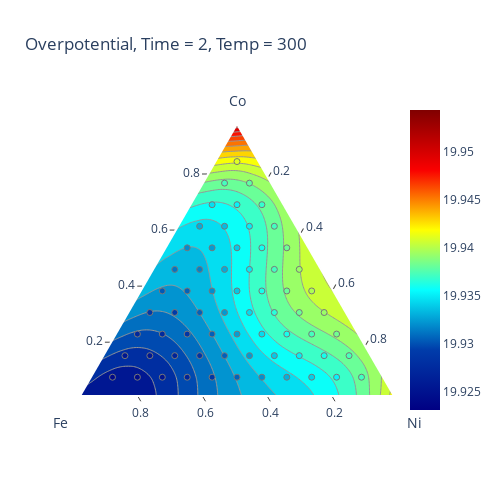

Notebook cell for this chart:
### Code cell
import plotly.figure_factory as ff
import numpy as np

Co_s, Ni_s = np.mgrid[0:1:14j, 0:1:14j]
Co_s, Ni_s = Co_s.ravel(), Ni_s.ravel()
mask = Co_s + Ni_s <= 1
Co_s, Ni_s = Co_s[mask], Ni_s[mask]
Fe_s = 1 - Co_s - Ni_s
Fe_s[Fe_s < 0] = 0 

overpotential_min = 100
overpotential_max = 2000
for time in [2, 24]:
    for temp in [300, 800]:
        print("t: {}, T: {}".format(time, temp))


        values = 100 - (abs((Co_s-0.35)*10)**2 + abs((Ni_s-0.5)*10)**2 + ((time-8)*2)**2 + ((temp - 500)/10)**2) 
        values = values + (abs((Co_s-0.35)*10)**3 + abs((Ni_s-0.5)*10)**3 + ((time-8))**4 + ((temp - 500)/10)**4)/4
        values = values - Fe_s * (time-8)**2 - Co_s * (time - 4)**2 - Co_s * Ni_s * (temp - 500)/10
        values = values/2000

        
        
        points = np.c_[Co_s, Ni_s, [time] * len(Co_s), [temp] * len(Co_s)]
 
        
        fig = ff.create_ternary_contour(np.array([Co_s, Fe_s, Ni_s]), values,
                                pole_labels=['Co', 'Fe', 'Ni'],
                                interp_mode='cartesian',
                                ncontours= 20,
                                colorscale= 'Jet',
                                showscale=True,
                                showmarkers=True,
                                title='Overpotential, Time = ' + str(time) + ', Temp = ' + str(temp))
        
       
        fig.show()
        # break

### Figure 1 — Plotly figure (JSON) as saved in the notebook; plotly's stock layout.template omitted (floating-point values rounded to 4 significant figures; data arrays with more than 128 entries replaced by an {"elided": "..."} marker saying what was removed)
{"data": [{"a": [1, 0, 0], "b": [0, 1, 0], "c": [0, 0, 1], "fill": "toself", "fillcolor": "rgb(128.0, 0.0, 0.0)", "hoverinfo": "skip", "line": {"color": "rgb(150, 150, 150)", "shape": "spline", "width": 1}, "mode": "lines", "name": "19.954", "showlegend": true, "type": "scatterternary"}, {"a": {"elided": "592 float values"}, "b": {"elided": "592 float values"}, "c": {"elided": "592 float values"}, "fill": "toself", "fillcolor": "rgb(174.47619047619054, 0.0, 0.0)", "hoverinfo": "skip", "line": {"color": "rgb(150, 150, 150)", "shape": "spline", "width": 1}, "mode": "lines", "name": "19.953", "showlegend": true, "type": "scatterternary"}, {"a": {"elided": "586 float values"}, "b": {"elided": "586 float values"}, "c": {"elided": "586 float values"}, "fill": "toself", "fillcolor": "rgb(220.95238095238105, 0.0, 0.0)", "hoverinfo": "skip", "line": {"color": "rgb(150, 150, 150)", "shape": "spline", "width": 1}, "mode": "lines", "name": "19.951", "showlegend": true, "type": "scatterternary"}, {"a": {"elided": "580 float values"}, "b": {"elided": "580 float values"}, "c": {"elided": "580 float values"}, "fill": "toself", "fillcolor": "rgb(250.35714285714286, 18.21428571428575, 0.0)", "hoverinfo": "skip", "line": {"color": "rgb(150, 150, 150)", "shape": "spline", "width": 1}, "mode": "lines", "name": "19.950", "showlegend": true, "type": "scatterternary"}, {"a": {"elided": "574 float values"}, "b": {"elided": "574 float values"}, "c": {"elided": "574 float values"}, "fill": "toself", "fillcolor": "rgb(251.3095238095238, 66.78571428571428, 0.0)", "hoverinfo": "skip", "line": {"color": "rgb(150, 150, 150)", "shape": "spline", "width": 1}, "mode": "lines", "name": "19.948", "showlegend": true, "type": "scatterternary"}, {"a": {"elided": "568 float values"}, "b": {"elided": "568 float values"}, "c": {"elided": "568 float values"}, "fill": "toself", "fillcolor": "rgb(252.26190476190476, 115.35714285714289, 0.0)", "hoverinfo": "skip", "line": {"color": "rgb(150, 150, 150)", "shape": "spline", "width": 1}, "mode": "lines", "name": "19.947", "showlegend": true, "type": "scatterternary"}, {"a": {"elided": "560 float values"}, "b": {"elided": "560 float values"}, "c": {"elided": "560 float values"}, "fill": "toself", "fillcolor": "rgb(253.21428571428572, 163.92857142857153, 0.0)", "hoverinfo": "skip", "line": {"color": "rgb(150, 150, 150)", "shape": "spline", "width": 1}, "mode": "lines", "name": "19.945", "showlegend": true, "type": "scatterternary"}, {"a": {"elided": "552 float values"}, "b": {"elided": "552 float values"}, "c": {"elided": "552 float values"}, "fill": "toself", "fillcolor": "rgb(254.16666666666666, 212.50000000000003, 0.0)", "hoverinfo": "skip", "line": {"color": "rgb(150, 150, 150)", "shape": "spline", "width": 1}, "mode": "lines", "name": "19.944", "showlegend": true, "type": "scatterternary"}, {"a": {"elided": "544 float values"}, "b": {"elided": "544 float values"}, "c": {"elided": "544 float values"}, "fill": "toself", "fillcolor": "rgb(249.04761904761907, 255.0, 6.071428571428555)", "hoverinfo": "skip", "line": {"color": "rgb(150, 150, 150)", "shape": "spline", "width": 1}, "mode": "lines", "name": "19.942", "showlegend": true, "type": "scatterternary"}, {"a": {"elided": "535 float values"}, "b": {"elided": "535 float values"}, "c": {"elided": "535 float values"}, "fill": "toself", "fillcolor": "rgb(201.4285714285714, 255.0, 54.64285714285717)", "hoverinfo": "skip", "line": {"color": "rgb(150, 150, 150)", "shape": "spline", "width": 1}, "mode": "lines", "name": "19.941", "showlegend": true, "type": "scatterternary"}, {"a": {"elided": "516 float values"}, "b": {"elided": "516 float values"}, "c": {"elided": "516 float values"}, "fill": "toself", "fillcolor": "rgb(153.80952380952374, 255.0, 103.21428571428581)", "hoverinfo": "skip", "line": {"color": "rgb(150, 150, 150)", "shape": "spline", "width": 1}, "mode": "lines", "name": "19.939", "showlegend": true, "type": "scatterternary"}, {"a": {"elided": "495 float values"}, "b": {"elided": "495 float values"}, "c": {"elided": "495 float values"}, "fill": "toself", "fillcolor": "rgb(106.19047619047616, 255.0, 151.7857142857143)", "hoverinfo": "skip", "line": {"color": "rgb(150, 150, 150)", "shape": "spline", "width": 1}, "mode": "lines", "name": "19.938", "showlegend": true, "type": "scatterternary"}, {"a": {"elided": "475 float values"}, "b": {"elided": "475 float values"}, "c": {"elided": "475 float values"}, "fill": "toself", "fillcolor": "rgb(58.57142857142855, 255.0, 200.3571428571429)", "hoverinfo": "skip", "line": {"color": "rgb(150, 150, 150)", "shape": "spline", "width": 1}, "mode": "lines", "name": "19.937", "showlegend": true, "type": "scatterternary"}, {"a": {"elided": "447 float values"}, "b": {"elided": "447 float values"}, "c": {"elided": "447 float values"}, "fill": "toself", "fillcolor": "rgb(10.952380952380931, 255.0, 248.92857142857144)", "hoverinfo": "skip", "line": {"color": "rgb(150, 150, 150)", "shape": "spline", "width": 1}, "mode": "lines", "name": "19.935", "showlegend": true, "type": "scatterternary"}, {"a": {"elided": "406 float values"}, "b": {"elided": "406 float values"}, "c": {"elided": "406 float values"}, "fill": "toself", "fillcolor": "rgb(4.166666666666666, 222.49999999999997, 240.83333333333331)", "hoverinfo": "skip", "line": {"color": "rgb(150, 150, 150)", "shape": "spline", "width": 1}, "mode": "lines", "name": "19.934", "showlegend": true, "type": "scatterternary"}, {"a": {"elided": "344 float values"}, "b": {"elided": "344 float values"}, "c": {"elided": "344 float values"}, "fill": "toself", "fillcolor": "rgb(3.214285714285714, 185.35714285714283, 224.64285714285714)", "hoverinfo": "skip", "line": {"color": "rgb(150, 150, 150)", "shape": "spline", "width": 1}, "mode": "lines", "name": "19.932", "showlegend": true, "type": "scatterternary"}, {"a": {"elided": "267 float values"}, "b": {"elided": "267 float values"}, "c": {"elided": "267 float values"}, "fill": "toself", "fillcolor": "rgb(2.261904761904762, 148.21428571428572, 208.45238095238096)", "hoverinfo": "skip", "line": {"color": "rgb(150, 150, 150)", "shape": "spline", "width": 1}, "mode": "lines", "name": "19.931", "showlegend": true, "type": "scatterternary"}, {"a": {"elided": "214 float values"}, "b": {"elided": "214 float values"}, "c": {"elided": "214 float values"}, "fill": "toself", "fillcolor": "rgb(1.3095238095238093, 111.07142857142856, 192.26190476190476)", "hoverinfo": "skip", "line": {"color": "rgb(150, 150, 150)", "shape": "spline", "width": 1}, "mode": "lines", "name": "19.929", "showlegend": true, "type": "scatterternary"}, {"a": {"elided": "175 float values"}, "b": {"elided": "175 float values"}, "c": {"elided": "175 float values"}, "fill": "toself", "fillcolor": "rgb(0.357142857142857, 73.92857142857142, 176.07142857142856)", "hoverinfo": "skip", "line": {"color": "rgb(150, 150, 150)", "shape": "spline", "width": 1}, "mode": "lines", "name": "19.928", "showlegend": true, "type": "scatterternary"}, {"a": {"elided": "137 float values"}, "b": {"elided": "137 float values"}, "c": {"elided": "137 float values"}, "fill": "toself", "fillcolor": "rgb(0.0, 45.71428571428571, 160.71428571428572)", "hoverinfo": "skip", "line": {"color": "rgb(150, 150, 150)", "shape": "spline", "width": 1}, "mode": "lines", "name": "19.926", "showlegend": true, "type": "scatterternary"}, {"a": [6.559e-08, 0.005, 0.01, 0.01, 0.015, 0.02, 0.02, 0.025, 0.02887, 0.03, 0.03371, 0.035, 0.03846, 0.04, 0.04309, 0.045, 0.04758, 0.05, 0.05192, 0.055, 0.05597, 0.05976, 0.06, 0.06388, 0.065, 0.06822, 0.07, 0.07254, 0.075, 0.07675, 0.08, 0.08078, 0.08453, 0.085, 0.08802, 0.09, 0.09131, 0.09439, 0.095, 0.09724, 0.09991, 0.1, 0.1024, 0.105, 0.105, 0.1073, 0.1094, 0.11, 0.1112, 0.1126, 0.1139, 0.1148, 0.115, 0.1155, 0.116, 0.1162, 0.1162, 0.1161, 0.1158, 0.1151, 0.115, 0.1138, 0.1122, 0.1101, 0.11, 0.1074, 0.105, 0.1044, 0.1008, 0.1, 0.09687, 0.095, 0.0924, 0.09, 0.08721, 0.085, 0.08103, 0.08, 0.075, 0.07324, 0.07, 0.065, 0.06229, 0.06, 0.055, 0.05, 0.04583, 0.045, 0.04, 0.035, 0.03, 0.025, 0.02, 0.01947, 0.015, 0.01, 0.005, 0], "b": [1.0, 0.9925, 0.99, 0.99, 0.9825, 0.98, 0.98, 0.9725, 0.9706, 0.9688, 0.9631, 0.9612, 0.9558, 0.9533, 0.9485, 0.9454, 0.9412, 0.9372, 0.934, 0.9287, 0.927, 0.9201, 0.9197, 0.9131, 0.9112, 0.9059, 0.903, 0.8987, 0.8946, 0.8916, 0.886, 0.8846, 0.8777, 0.8769, 0.871, 0.867, 0.8643, 0.8578, 0.8564, 0.8514, 0.845, 0.8448, 0.8388, 0.8325, 0.8324, 0.8264, 0.8203, 0.8182, 0.8144, 0.8087, 0.8031, 0.7976, 0.7962, 0.7922, 0.787, 0.7819, 0.7769, 0.7719, 0.7671, 0.7625, 0.7622, 0.7581, 0.7539, 0.75, 0.7499, 0.7463, 0.7435, 0.7428, 0.7396, 0.7389, 0.7366, 0.7353, 0.7338, 0.7326, 0.7314, 0.7306, 0.7295, 0.7292, 0.7285, 0.7284, 0.7283, 0.7285, 0.7289, 0.7292, 0.7301, 0.7311, 0.7321, 0.7323, 0.7336, 0.735, 0.7365, 0.7382, 0.7401, 0.7403, 0.742, 0.7441, 0.7461, 0.7481], "c": [-3.279e-08, 0.0025, -4.239e-08, -2.12e-08, 0.0025, -1.883e-08, -9.417e-09, 0.0025, 0.0005652, 0.001157, 0.003143, 0.003844, 0.005771, 0.006651, 0.008457, 0.009612, 0.01121, 0.01277, 0.01404, 0.01628, 0.01701, 0.02012, 0.0203, 0.02306, 0.02379, 0.02589, 0.02704, 0.02873, 0.03038, 0.03163, 0.03399, 0.03461, 0.03774, 0.03814, 0.04099, 0.04297, 0.04435, 0.04781, 0.04855, 0.05138, 0.05504, 0.05517, 0.05878, 0.06252, 0.06259, 0.06637, 0.07032, 0.07178, 0.07442, 0.07868, 0.08307, 0.08759, 0.08877, 0.09224, 0.09702, 0.1019, 0.1069, 0.1119, 0.1171, 0.1225, 0.1228, 0.1281, 0.1339, 0.14, 0.1401, 0.1463, 0.1515, 0.1528, 0.1596, 0.1611, 0.1666, 0.1697, 0.1738, 0.1774, 0.1814, 0.1844, 0.1895, 0.1908, 0.1965, 0.1984, 0.2017, 0.2065, 0.2089, 0.2108, 0.2149, 0.2189, 0.2221, 0.2227, 0.2264, 0.23, 0.2335, 0.2368, 0.2399, 0.2403, 0.243, 0.2459, 0.2489, 0.2519], "fill": "toself", "fillcolor": "rgb(0.0, 22.857142857142854, 145.85714285714286)", "hoverinfo": "skip", "line": {"color": "rgb(150, 150, 150)", "shape": "spline", "width": 1}, "mode": "lines", "name": "19.925", "showlegend": true, "type": "scatterternary"}, {"a": [0, 0, 0, 0, 0, 0, 0, 0, 0, 0, 0, 0, 0, 0, 0.07692, 0.07692, 0.07692, 0.07692, 0.07692, 0.07692, 0.07692, 0.07692, 0.07692, 0.07692, 0.07692, 0.07692, 0.07692, 0.1538, 0.1538, 0.1538, 0.1538, 0.1538, 0.1538, 0.1538, 0.1538, 0.1538, 0.1538, 0.1538, 0.1538, 0.2308, 0.2308, 0.2308, 0.2308, 0.2308, 0.2308, 0.2308, 0.2308, 0.2308, 0.2308, 0.2308, 0.3077, 0.3077, 0.3077, 0.3077, 0.3077, 0.3077, 0.3077, 0.3077, 0.3077, 0.3077, 0.3846, 0.3846, 0.3846, 0.3846, 0.3846, 0.3846, 0.3846, 0.3846, 0.3846, 0.4615, 0.4615, 0.4615, 0.4615, 0.4615, 0.4615, 0.4615, 0.4615, 0.5385, 0.5385, 0.5385, 0.5385, 0.5385, 0.5385, 0.5385, 0.6154, 0.6154, 0.6154, 0.6154, 0.6154, 0.6154, 0.6923, 0.6923, 0.6923, 0.6923, 0.6923, 0.7692, 0.7692, 0.7692, 0.7692, 0.8462, 0.8462, 0.8462, 0.9231, 0.9231, 1], "b": [1, 0.9231, 0.8462, 0.7692, 0.6923, 0.6154, 0.5385, 0.4615, 0.3846, 0.3077, 0.2308, 0.1538, 0.07692, 0, 0.9231, 0.8462, 0.7692, 0.6923, 0.6154, 0.5385, 0.4615, 0.3846, 0.3077, 0.2308, 0.1538, 0.07692, 0, 0.8462, 0.7692, 0.6923, 0.6154, 0.5385, 0.4615, 0.3846, 0.3077, 0.2308, 0.1538, 0.07692, 0, 0.7692, 0.6923, 0.6154, 0.5385, 0.4615, 0.3846, 0.3077, 0.2308, 0.1538, 0.07692, 0, 0.6923, 0.6154, 0.5385, 0.4615, 0.3846, 0.3077, 0.2308, 0.1538, 0.07692, 0, 0.6154, 0.5385, 0.4615, 0.3846, 0.3077, 0.2308, 0.1538, 0.07692, 0, 0.5385, 0.4615, 0.3846, 0.3077, 0.2308, 0.1538, 0.07692, 0, 0.4615, 0.3846, 0.3077, 0.2308, 0.1538, 0.07692, 0, 0.3846, 0.3077, 0.2308, 0.1538, 0.07692, 0, 0.3077, 0.2308, 0.1538, 0.07692, 0, 0.2308, 0.1538, 0.07692, 0, 0.1538, 0.07692, 0, 0.07692, 0, 0], "c": [0, 0.07692, 0.1538, 0.2308, 0.3077, 0.3846, 0.4615, 0.5385, 0.6154, 0.6923, 0.7692, 0.8462, 0.9231, 1, 0, 0.07692, 0.1538, 0.2308, 0.3077, 0.3846, 0.4615, 0.5385, 0.6154, 0.6923, 0.7692, 0.8462, 0.9231, 0, 0.07692, 0.1538, 0.2308, 0.3077, 0.3846, 0.4615, 0.5385, 0.6154, 0.6923, 0.7692, 0.8462, 0, 0.07692, 0.1538, 0.2308, 0.3077, 0.3846, 0.4615, 0.5385, 0.6154, 0.6923, 0.7692, 0, 0.07692, 0.1538, 0.2308, 0.3077, 0.3846, 0.4615, 0.5385, 0.6154, 0.6923, 0, 0.07692, 0.1538, 0.2308, 0.3077, 0.3846, 0.4615, 0.5385, 0.6154, 0, 0.07692, 0.1538, 0.2308, 0.3077, 0.3846, 0.4615, 0.5385, 0, 0.07692, 0.1538, 0.2308, 0.3077, 0.3846, 0.4615, 0, 0.07692, 0.1538, 0.2308, 0.3077, 0.3846, 0, 0.07692, 0.1538, 0.2308, 0.3077, 0, 0.07692, 0.1538, 0.2308, 0, 0.07692, 0.1538, 0, 0.07692, 0], "hovertemplate": "Co: %{a:.3f}<br>Fe: %{b:.3f}<br>Ni: %{c:.3f}<br>z: %{marker.color:.3f}<extra></extra>", "marker": {"color": [19.92, 19.92, 19.92, 19.92, 19.93, 19.93, 19.93, 19.93, 19.93, 19.93, 19.93, 19.94, 19.94, 19.94, 19.93, 19.92, 19.92, 19.93, 19.93, 19.93, 19.93, 19.93, 19.93, 19.93, 19.94, 19.94, 19.94, 19.93, 19.93, 19.93, 19.93, 19.93, 19.93, 19.93, 19.93, 19.94, 19.94, 19.94, 19.94, 19.93, 19.93, 19.93, 19.93, 19.93, 19.93, 19.93, 19.94, 19.94, 19.94, 19.94, 19.93, 19.93, 19.93, 19.93, 19.93, 19.93, 19.94, 19.94, 19.94, 19.94, 19.93, 19.93, 19.93, 19.93, 19.93, 19.94, 19.94, 19.94, 19.94, 19.93, 19.93, 19.93, 19.93, 19.93, 19.94, 19.94, 19.94, 19.93, 19.93, 19.93, 19.93, 19.94, 19.94, 19.94, 19.93, 19.93, 19.93, 19.94, 19.94, 19.94, 19.94, 19.93, 19.94, 19.94, 19.94, 19.94, 19.94, 19.94, 19.94, 19.94, 19.94, 19.94, 19.95, 19.95, 19.95], "colorscale": [[0, "rgb(0,0,131)"], [0.2, "rgb(0,60,170)"], [0.4, "rgb(5,255,255)"], [0.6, "rgb(255,255,0)"], [0.8, "rgb(250,0,0)"], [1, "rgb(128,0,0)"]], "line": {"color": "rgb(120, 120, 120)", "width": 1}}, "mode": "markers", "opacity": 1, "type": "scatterternary"}, {"a": [null], "b": [null], "c": [null], "marker": {"cmax": 19.95, "cmin": 19.92, "colorscale": [[0, "rgb(0,0,131)"], [0.2, "rgb(0,60,170)"], [0.4, "rgb(5,255,255)"], [0.6, "rgb(255,255,0)"], [0.8, "rgb(250,0,0)"], [1, "rgb(128,0,0)"]], "showscale": true}, "mode": "markers", "type": "scatterternary"}], "layout": {"height": 500, "showlegend": false, "ternary": {"aaxis": {"linewidth": 2, "min": 0.01, "ticks": "outside", "title": {"text": "Co"}}, "baxis": {"linewidth": 2, "min": 0.01, "ticks": "outside", "title": {"text": "Fe"}}, "caxis": {"linewidth": 2, "min": 0.01, "ticks": "outside", "title": {"text": "Ni"}}, "sum": 1}, "title": {"text": "Overpotential, Time = 2, Temp = 300"}, "width": 500}}
